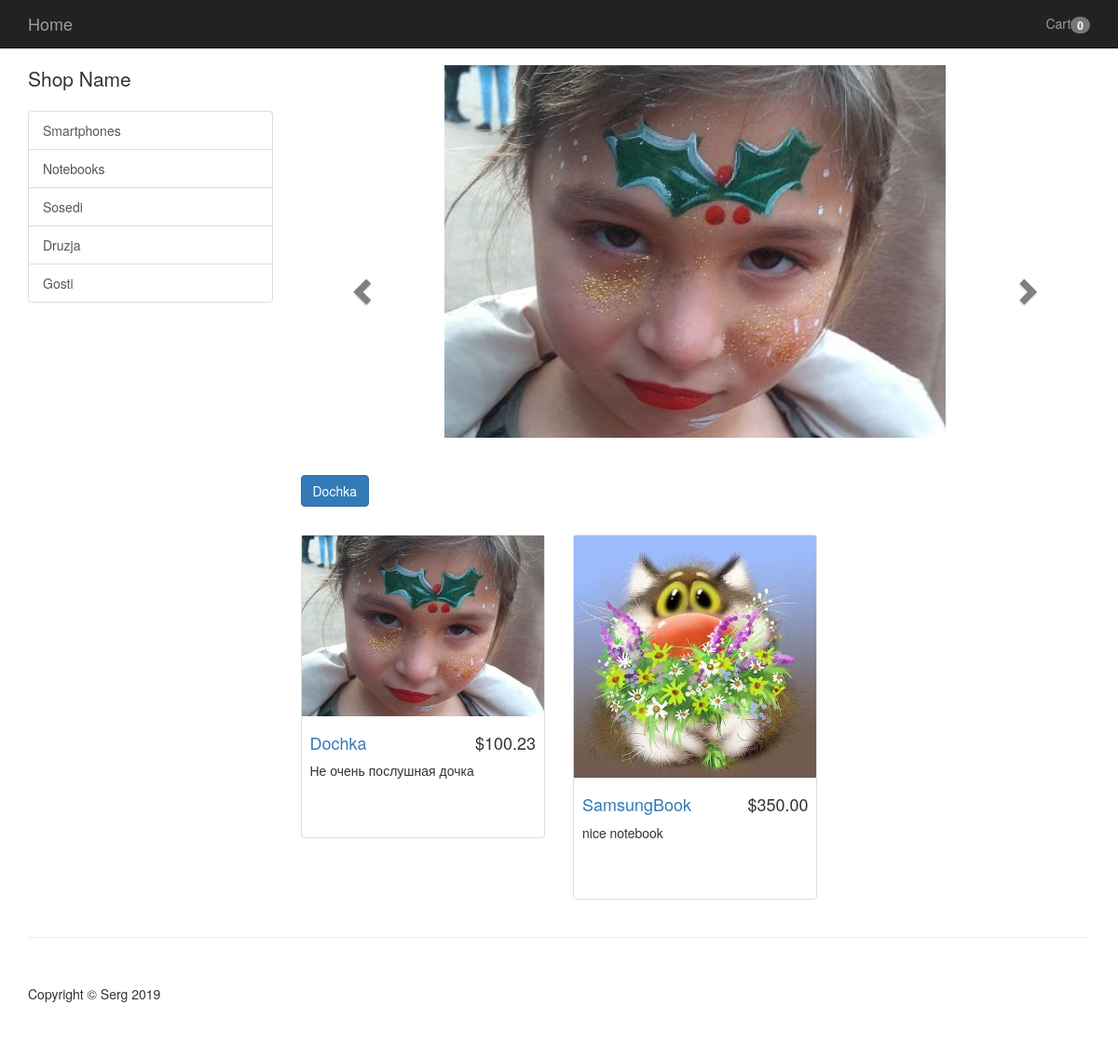
The page / on the database its author committed.
### ecomapp/models.py (models this page shows, shortened)
class Cart(models.Model):
    items = models.ManyToManyField(CartItem, blank=True)
    cat_total = models.DecimalField(max_digits=9, decimal_places=2, default=0.00)

class Category(models.Model):
    name = models.CharField(max_length=100)
    slug = models.SlugField(blank=True)
    def get_absolute_url(self):
        return reverse('category_detail', kwargs={'category_slug': self.slug})

class Product(models.Model):
    category = models.ForeignKey(Category, on_delete=models.PROTECT)
    brand = models.ForeignKey(Brand, on_delete=models.PROTECT)
    title = models.CharField(max_length=120)
    slug = models.SlugField()
    description = models.TextField()
    image = models.ImageField(upload_to=image_folder)
    price = models.DecimalField(max_digits=9, decimal_places=2)
    available = models.BooleanField(default=True)
    objects = ProductManager()
    def get_absolute_url(self):
        return reverse('product_detail', kwargs={'product_slug': self.slug})

### ecomapp/views.py (the view)
# urls.py: path('', base_view, name='base')
def base_view(request):
    try:
        cart_id = request.session['cart_id']
        cart = Cart.objects.get(id - cart_id)
        request.session['total'] = cart.items.count()
    except:
        cart = Cart()
        cart.save()
        cart_id = cart.id
        request.session['cart_id'] = cart_id
        cart = Cart.objects.get(id=cart_id)
    categories = Category.objects.all()
    products = Product.objects.all()
    context = {
        'categories': categories,
        'products': products,
        'cart': cart,
    }
    return render(request, 'base.html', context)

### ecomapp/models.py (called while the page is built)
    def all(self, *args, **kwargs):
        return super(ProductManager, self).get_queryset().filter(available=True)

### ecomapp/templates/base.html (shortened to what this page needs)
{% load static %}
<!DOCTYPE html>
<html lang="en">
<head>
    <link href='{% static "css/bootstrap.min.css" %}' rel="stylesheet">
    <link href='{% static "css/shop-homepage.css" %}' rel="stylesheet">
</head>
<body>
<nav class="navbar navbar-inverse navbar-fixed-top" role="navigation">
    <div class="container">
        <div class="navbar-header">
            <a class="navbar-brand" href="#">Home</a>
        </div>
        <div class="collapse navbar-collapse" id="bs-example-navbar-collapse-1">
            <ul class="nav navbar-nav navbar-right">
                <li><a href="{% url "cart" %}">Cart<span class='badge'>{{ cart.items.count }}</span></a></li>
            </ul>
        </div>
    </div>
</nav>
<div class="container">
    {% block content %}
        <div class="row">
            <div class="col-md-3">
                <p class="lead">Shop Name</p>
                <div class="list-group">
                    {% for category in  categories %}
                        <a href={{ category.get_absolute_url }} class="list-group-item">{{ category.name }}</a>
                    {% endfor %}
                </div>
            </div>
            <div class="col-md-9">
                <div class="row carousel-holder">
                    <div class="col-md-12">
                        <div id="carousel-example-generic" class="carousel slide" data-ride="carousel">
                            <div class="carousel-inner">
                                {% for product in products %}
                                    {% if forloop.first %}
                                        <div class="item active">
                                            <img class="slide-image" src="{{ product.image.url }}"
                                                 alt="" style="width: auto; height: 400px; margin: 0 auto">
                                            <br>
                                            <br>
                                            <a href="{{ product.get_absolute_url }}">
                                                <button class="btn btn-primary" style="position: center">{{ product.title }}</button>
                                            </a>
                                        </div>
                                    {% endif %}
                                {% endfor %}
                            </div>
                            <a class="left carousel-control" href="#carousel-example-generic" data-slide="prev"
                               style="background: transparent">
                                <span class="glyphicon glyphicon-chevron-left" style="color: black"></span>
                            </a>
                            <a class="right carousel-control" href="#carousel-example-generic" data-slide="next"
                               style="background: transparent">
                                <span class="glyphicon glyphicon-chevron-right" style="color: black"></span>
                            </a>
                        </div>
                    </div>
                </div>
                <div class="row">
                    {% for product in products %}
                        <div class="col-sm-4 col-lg-4 col-md-4">
                            <div class="thumbnail">
                                <img src="{{ product.image.url }}" alt="" style="width: 100%; height: auto">
                                <div class="caption">
                                    <h4 class="pull-right">${{ product.price }}</h4>
                                    <h4><a href={{ product.get_absolute_url }}>{{ product.title }}</a>
                                    </h4>
                                    <p>{{ product.description }}</p>
                                </div>
                            </div>
                        </div>
                    {% endfor %}
                </div>
            </div>
        </div>
    {% endblock content %}
</div>
<div class="container">
    <hr>
    <footer>
        <div class="row">
            <div class="col-lg-12">
                <p>Copyright &copy; Serg 2019</p>
            </div>
        </div>
    </footer>
</div>
</body>
</html>

### static_in_dev/css/shop-homepage.css (style rules this page uses)
body { padding-top: 70px; }
.slide-image { width: 100%; }
.carousel-holder { margin-bottom: 30px; }
.carousel-control, .item { border-radius: 4px; }
.caption { height: 130px; overflow: hidden; }
.caption h4 { white-space: nowrap; }
.thumbnail img { width: 100%; }
.thumbnail { padding: 0; }
footer { margin: 50px 0; }

### rows shown on the page
Category: name "Smartphones"
Category: name "Notebooks"
Category: name "Sosedi"
Category: name "Druzja"
Category: name "Gosti"
Product: image (picture), title "Dochka", price "100.23", description "Не очень послушная дочка"
Product: image (picture), price "350.00", title "SamsungBook", description "nice notebook"
